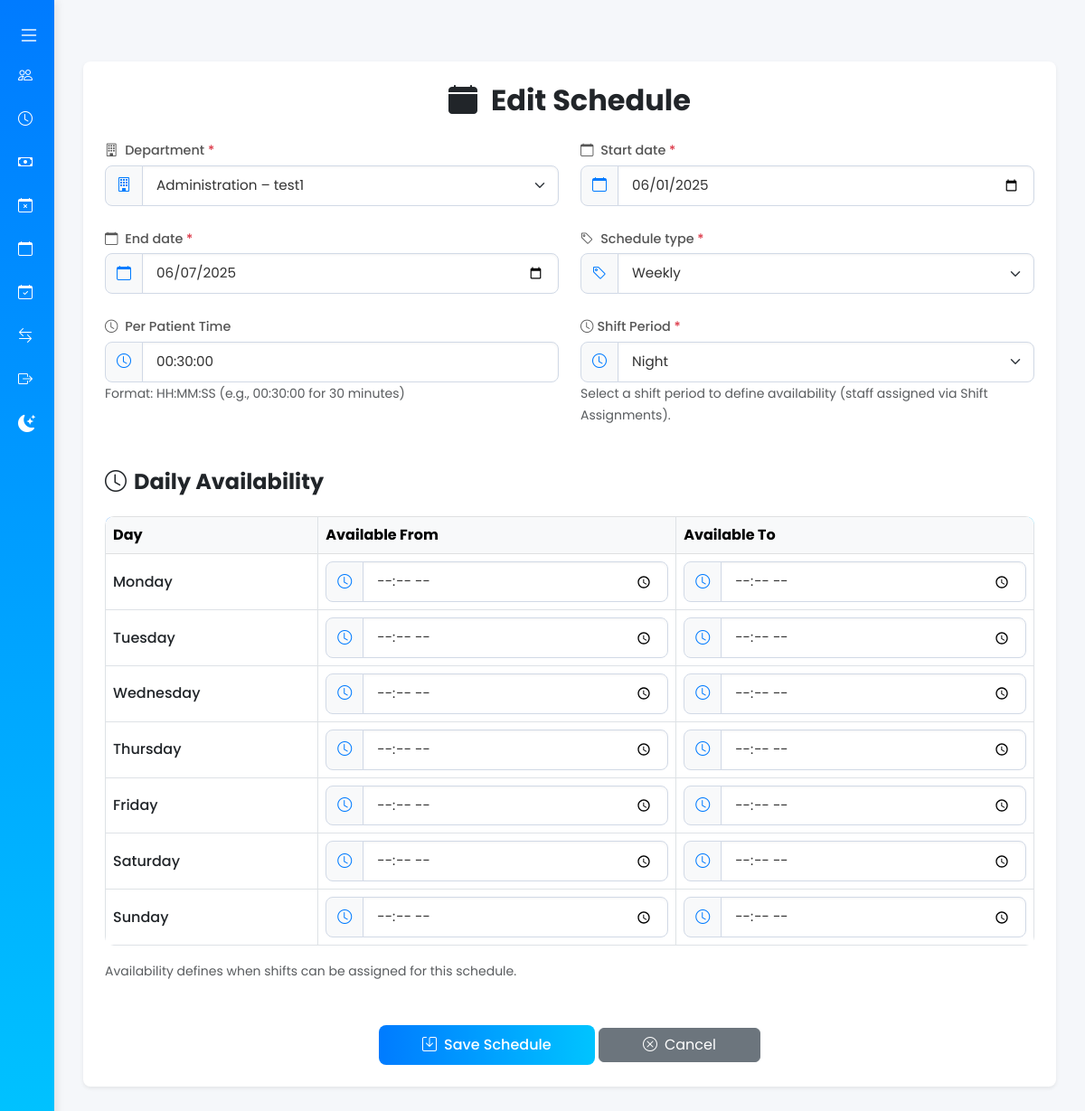
The app's page /hr/schedules/2/edit/ (signed in) with its own data.
### hr/models.py (models this page shows, shortened)
class Schedule(models.Model):
    SCHEDULE_TYPE_CHOICES = (
        ('weekly', 'Weekly'),
        ('monthly', 'Monthly'),
    )
    department = models.ForeignKey(Department, on_delete=models.CASCADE)
    start_date = models.DateField()
    end_date = models.DateField()
    schedule_type = models.CharField(max_length=20, choices=SCHEDULE_TYPE_CHOICES, default='weekly')
    per_patient_time = models.DurationField(null=True, blank=True)
    shift_period = models.CharField(max_length=20, choices=[('morning', 'Morning'), ('night', 'Night')], blank=True)
    created_by = models.ForeignKey(CustomUser, on_delete=models.SET_NULL, null=True, related_name='created_schedules')
    created_at = models.DateTimeField(default=timezone.now)

### hr/views.py (the view, shortened to what this page needs)
# urls.py: path('schedules/<int:pk>/edit/', ScheduleUpdateView.as_view(), name='schedule_update'),
class ScheduleUpdateView(LoginRequiredMixin, HRRequiredMixin, UpdateView):
    model = Schedule
    form_class = ScheduleForm
    template_name = 'schedules/schedule_form.html'
    success_url = reverse_lazy('hr:schedule_list')
    def get_form_kwargs(self):
        kwargs = super().get_form_kwargs()
        kwargs['hospital'] = self.request.user.hospital
        return kwargs
    def get_queryset(self):
        return Schedule.objects.filter(department__hospital=self.request.user.hospital)

### hr/views.py (called while the page is built)
    def test_func(self):
        return self.request.user.is_authenticated and self.request.user.role == 'hr'

### manager/models.py (called while the page is built)
    def __str__(self):
        return f"{self.name} – {self.hospital.name}"

### templates/schedules/schedule_form.html (shortened to what this page needs)
{% extends "base.html" %}
{% block content %}
<div class="container my-5">
    <div class="card shadow-sm p-4 rounded-3">
        <h2 class="mb-4 text-center fw-bold text-dark">
            <i class="bi bi-calendar-{% if form.instance.pk %}fill{% else %}plus-fill{% endif %} me-2"></i>
            {% if form.instance.pk %}Edit{% else %}New{% endif %} Schedule
        </h2>
        <form method="post" class="needs-validation" novalidate id="schedule-form">
            <div class="row g-4">
                {% for field in form %}
                    {% if 'day_' not in field.name and field.name != 'shift_period' %}
                        <div class="col-md-6">
                            <label for="{{ field.id_for_label }}" class="form-label fw-medium">
                                <i class="bi bi-{% if field.name == 'department' %}building{% elif field.name == 'start_date' or field.name == 'end_date' %}calendar{% elif field.name == 'schedule_type' %}tag{% elif field.name == 'per_patient_time' %}clock{% endif %} me-1"></i>
                                {{ field.label }} {% if field.field.required %}<span class="text-danger">*</span>{% endif %}
                            </label>
                            <div class="input-group">
                                <span class="input-group-text bg-light">
                                    <i class="bi bi-{% if field.name == 'department' %}building{% elif field.name == 'start_date' or field.name == 'end_date' %}calendar{% elif field.name == 'schedule_type' %}tag{% elif field.name == 'per_patient_time' %}clock{% endif %}"></i>
                                </span>
                                {{ field }}
                            </div>
                            {% if field.help_text %}
                                <small class="form-text text-muted">{{ field.help_text }}</small>
                            {% endif %}
                        </div>
                    {% endif %}
                {% endfor %}
                <div class="col-md-6">
                    <label for="id_shift_period" class="form-label fw-medium">
                        <i class="bi bi-clock me-1"></i>Shift Period <span class="text-danger">*</span>
                    </label>
                    <div class="input-group">
                        <span class="input-group-text bg-light"><i class="bi bi-clock"></i></span>
                        {{ form.shift_period }}
                    </div>
                    <small class="form-text text-muted">Select a shift period to define availability (staff assigned via Shift Assignments).</small>
                </div>
                <div class="col-12 mt-5">
                    <h4 class="mb-4 text-dark fw-bold"><i class="bi bi-clock me-2"></i>Daily Availability</h4>
                    <div class="table-responsive">
                        <table class="table table-hover table-bordered align-middle">
                            <thead class="table-light">
                                <tr>
                                    <th scope="col">Day</th>
                                    <th scope="col">Available From</th>
                                    <th scope="col">Available To</th>
                                </tr>
                            </thead>
                            <tbody>
                                {% for day in form.daily_fields %}
                                    <tr>
                                        <td class="fw-medium">{{ day.day_name }}</td>
                                        <td>
                                            <div class="input-group">
                                                <span class="input-group-text bg-light"><i class="bi bi-clock"></i></span>
                                                <input type="time" name="{{ day.available_from_field }}"
                                                       id="id_{{ day.available_from_field }}"
                                                       class="form-control"
                                                       value="{% if day.available_from.value %}{{ day.available_from.value|time:'H:i' }}{% endif %}"
                                                       aria-describedby="{{ day.available_from_field }}-help">
                                            </div>
                                        </td>
                                        <td>
                                            <div class="input-group">
                                                <span class="input-group-text bg-light"><i class="bi bi-clock"></i></span>
                                                <input type="time" name="{{ day.available_to_field }}"
                                                       id="id_{{ day.available_to_field }}"
                                                       class="form-control"
                                                       value="{% if day.available_to.value %}{{ day.available_to.value|time:'H:i' }}{% endif %}"
                                                       aria-describedby="{{ day.available_to_field }}-help">
                                            </div>
                                        </td>
                                    </tr>
                                {% endfor %}
                            </tbody>
                        </table>
                    </div>
                    <small class="text-muted">Availability defines when shifts can be assigned for this schedule.</small>
                </div>
            </div>
            <div class="text-center mt-5">
                <button type="button" class="btn btn-primary px-5" data-bs-toggle="modal" data-bs-target="#confirmModal">
                    <i class="bi bi-save me-2"></i>Save Schedule
                </button>
                <a href="{% url 'hr:schedule_list' %}" class="btn btn-secondary px-5">
                    <i class="bi bi-x-circle me-2"></i>Cancel
                </a>
            </div>
        </form>
    </div>
</div>
{% endblock %}

### templates/base.html (style rules this page uses)
:root { --body-bg: #f5f7fa; --body-color: #333; --main-content-bg: #f5f7fa; --sidebar-bg: linear-gradient(180deg, #007bff, #00c4ff); --card-bg: white; --table-bg: transparent; --table-color: #333; --table-border-color: #dee2e6; --table-hover-bg: #f1f4f8; --table-striped-bg: rgba(0, 0, 0, 0.05); }
body { background-color: var(--body-bg); font-family: 'Poppins', sans-serif; color: var(--body-color); display: flex; min-height: 100vh; margin: 0; transition: background-color 0.3s ease, color 0.3s ease; }
.container { max-width: 1200px; }
h2, h4, h5 { color: #007bff; font-weight: 600; }
.form-control, .form-select { border-radius: 8px; border: 1px solid #d1d9e6; padding: 10px 15px; font-size: 0.95rem; box-shadow: inset 0 1px 3px rgba(0, 0, 0, 0.05); background-color: #fff; color: #333; transition: border-color 0.3s ease, background-color 0.3s ease, color 0.3s ease; }
.form-label { font-size: 0.9rem; color: #555; margin-bottom: 5px; }
.input-group-text { background-color: #f8f9fa; border: 1px solid #d1d9e6; border-radius: 8px 0 0 8px; color: #007bff; }
.btn-primary { background: linear-gradient(90deg, #007bff, #00c4ff); border: none; border-radius: 8px; padding: 10px 20px; font-weight: 500; transition: all 0.3s ease; }
.table { background-color: var(--table-bg); color: var(--table-color); border-color: var(--table-border-color); border-radius: 10px; overflow: hidden; box-shadow: none; }
.table thead { background: linear-gradient(90deg, #007bff, #00c4ff); color: white; }
.table th, .table td { border-color: var(--table-border-color); }
.card { border: none; border-radius: 10px; box-shadow: 0 2px 10px rgba(0, 0, 0, 0.05); background-color: var(--card-bg) !important; transition: background-color 0.3s ease; }

### records on screen
Schedule: form "Administration – test1" "06/01/2025" "06/07/2025" "Weekly" "00:30:00", shift_period "Night"

### other values on screen
{{ field.label }} "Department" "Start date" "End date" "Schedule type" "Per Patient Time"
{{ field.help_text }} "Format: HH:MM:SS (e.g., 00:30:00 for 30 minutes)"
{{ day.day_name }} "Monday" "Tuesday" "Wednesday" "Thursday" "Friday" "Saturday" "Sunday"
